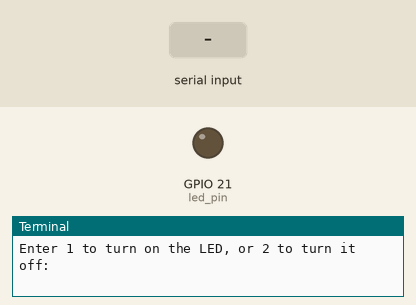
Recording of a program running on a simulated Raspberry Pi (BCM pin numbers). Parts: output pins drawn as LEDs (lit = HIGH), the last lines printed to the terminal. The test bench sets the inputs (shaded band).

Above: at 1.2 s.
1.3 s: "1" typed at the terminal, then Enter
At 1.6 s:
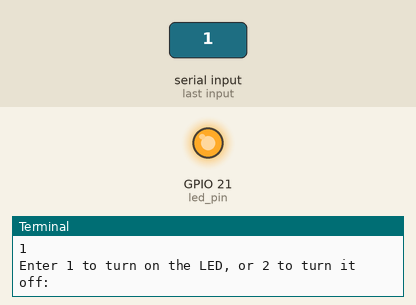
2.8 s: "2" typed at the terminal, then Enter
At 3.9 s:
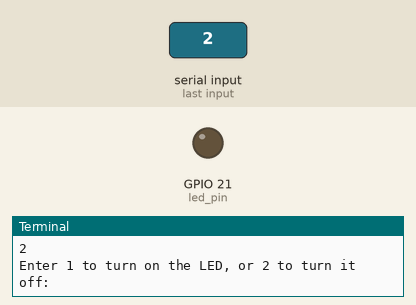
Timing chart, 0 to 5.8 s (numbered marks = the images above; inputs shaded):
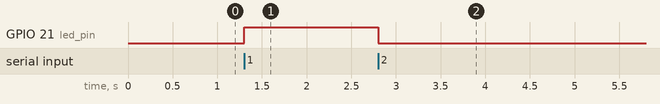

The program:

gpio.py
```python
import RPi.GPIO as GPIO

# Set up GPIO mode
GPIO.setmode(GPIO.BCM)

# Set up LED pin
led_pin = 21
GPIO.setup(led_pin, GPIO.OUT)

while True:
    # Get user input
    user_input = input("Enter 1 to turn on the LED, or 2 to turn it off: ")

    if user_input == "1":
        # Turn on the LED
        GPIO.output(led_pin, GPIO.HIGH)
    elif user_input == "2":
        # Turn off the LED
        GPIO.output(led_pin, GPIO.LOW)
    else:
        # Invalid input
        print("Invalid input. Please enter 1 or 2.")

# Clean up GPIO
GPIO.cleanup()
```

Measured:
- after the input at 1.3 s, GPIO 21 (led_pin): LOW → HIGH at once
- after the input at 2.8 s, GPIO 21 (led_pin): HIGH → LOW at once
